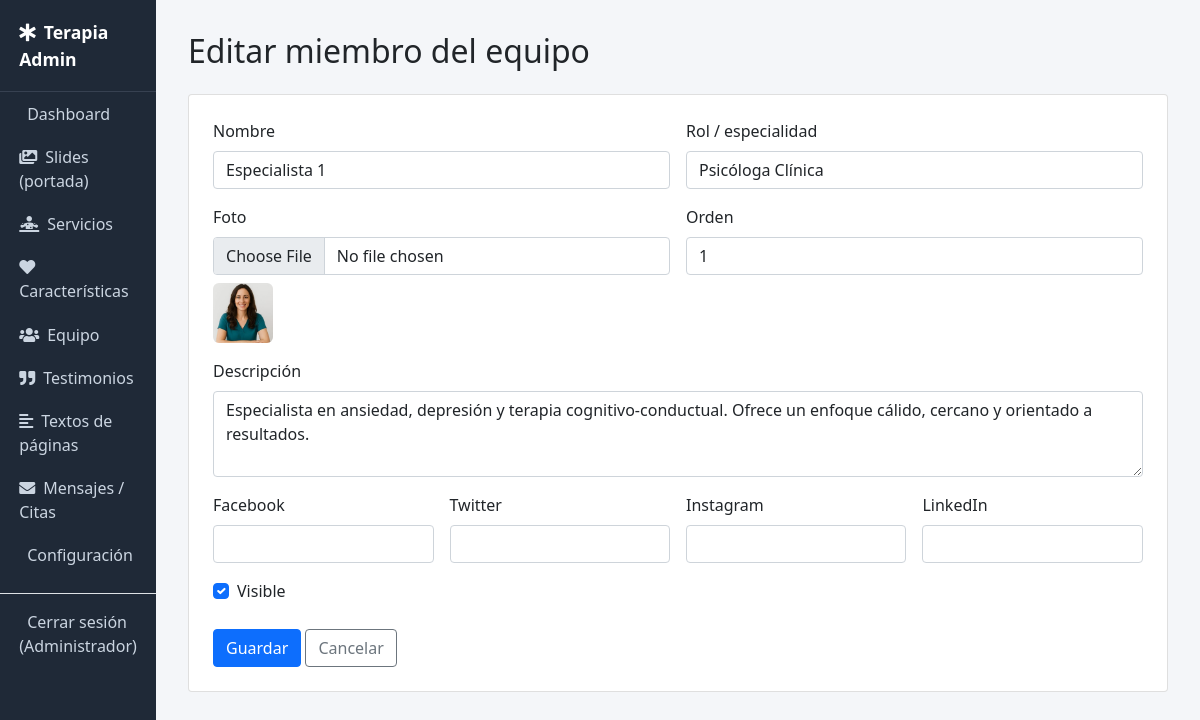
The page /admin/team/edit/1 (signed in) on the database its author committed.
### tables this page shows
CREATE TABLE `team_members` (
  `id` INT UNSIGNED AUTO_INCREMENT PRIMARY KEY,
  `name` VARCHAR(150) NOT NULL,
  `role` VARCHAR(150) NULL,
  `description` TEXT NULL,
  `image` VARCHAR(255) NULL,
  `facebook` VARCHAR(255) NULL,
  `twitter` VARCHAR(255) NULL,
  `instagram` VARCHAR(255) NULL,
  `linkedin` VARCHAR(255) NULL,
  `sort_order` INT DEFAULT 0,
  `status` TINYINT(1) DEFAULT 1
);

### app/core/Controller.php (called while the page is built, shortened)
<?php
abstract class Controller
{
    protected function adminView(string $view, array $data = []): void
    {
        extract($data);
        require VIEWS_PATH . '/admin/_header.php';
        require VIEWS_PATH . "/admin/{$view}.php";
        require VIEWS_PATH . '/admin/_footer.php';
    }
}

### app/controllers/Admin/TeamController.php (called while the page is built, shortened)
<?php
class AdminTeamController extends Controller
{
    public function edit(int $id): void
    {
        $model = new TeamMember();
        $item = $model->find($id);
        $this->adminView('team/form', ['item' => $item]);
    }
}

### index.php (called while the page is built, shortened)
<?php
require APP_PATH . '/helpers/functions.php';
$router = new Router();
$router->get('/', function () {
    (new HomeController())->index();
});
$router->get('/servicios', function () {
    (new ServiceController())->index();
});
$router->get('/servicio/{slug}', function (string $slug) {
    (new ServiceController())->show($slug);
});
$router->get('/sobre-nosotros', function () {
    (new PageController())->about();
});
$router->get('/equipo', function () {
    (new PageController())->team();
});
$router->get('/motivacion', function () {
    (new PageController())->testimonial();
});
$router->get('/caracteristicas', function () {
    (new PageController())->feature();
});
$router->get('/cita', function () {
    (new PageController())->appointment();
});
$router->post('/cita', function () {
    (new PageController())->storeAppointment();
});
$router->get('/contacto', function () {
    (new ContactController())->index();
});
$router->post('/contacto', function () {
    (new ContactController())->store();
});
$router->get('/admin/login', function () {
    (new AdminAuthController())->loginForm();
});
$router->post('/admin/login', function () {
    (new AdminAuthController())->login();
});
$router->get('/admin/logout', function () {
    (new AdminAuthController())->logout();
});
$router->get('/admin', function () {
    (new AdminDashboardController())->index();
});
$router->get('/admin/services', fn() => (new AdminServiceController())->index());
$router->get('/admin/services/create', fn() => (new AdminServiceController())->create());
$router->get('/admin/services/edit/{id}', fn($id) => (new AdminServiceController())->edit((int)$id));
$router->post('/admin/services/store', fn() => (new AdminServiceController())->store());
$router->get('/admin/services/delete/{id}', fn($id) => (new AdminServiceController())->delete((int)$id));
$router->get('/admin/slides', fn() => (new AdminSlideController())->index());
$router->get('/admin/slides/create', fn() => (new AdminSlideController())->create());
$router->get('/admin/slides/edit/{id}', fn($id) => (new AdminSlideController())->edit((int)$id));
$router->post('/admin/slides/store', fn() => (new AdminSlideController())->store());
$router->get('/admin/slides/delete/{id}', fn($id) => (new AdminSlideController())->delete((int)$id));
$router->get('/admin/features', fn() => (new AdminFeatureController())->index());
$router->get('/admin/features/create', fn() => (new AdminFeatureController())->create());
$router->get('/admin/features/edit/{id}', fn($id) => (new AdminFeatureController())->edit((int)$id));
$router->post('/admin/features/store', fn() => (new AdminFeatureController())->store());
$router->get('/admin/features/delete/{id}', fn($id) => (new AdminFeatureController())->delete((int)$id));
$router->get('/admin/team', fn() => (new AdminTeamController())->index());
$router->get('/admin/team/create', fn() => (new AdminTeamController())->create());
$router->get('/admin/team/edit/{id}', fn($id) => (new AdminTeamController())->edit((int)$id));
$router->post('/admin/team/store', fn() => (new AdminTeamController())->store());
$router->get('/admin/team/delete/{id}', fn($id) => (new AdminTeamController())->delete((int)$id));
$router->get('/admin/testimonials', fn() => (new AdminTestimonialController())->index());
$router->get('/admin/testimonials/create', fn() => (new AdminTestimonialController())->create());
$router->get('/admin/testimonials/edit/{id}', fn($id) => (new AdminTestimonialController())->edit((int)$id));
$router->post('/admin/testimonials/store', fn() => (new AdminTestimonialController())->store());
$router->get('/admin/testimonials/delete/{id}', fn($id) => (new AdminTestimonialController())->delete((int)$id));
$router->get('/admin/content-blocks', fn() => (new AdminContentBlockController())->index());
$router->get('/admin/content-blocks/edit/{key}', fn($key) => (new AdminContentBlockController())->edit($key));
$router->post('/admin/content-blocks/store', fn() => (new AdminContentBlockController())->store());
$router->get('/admin/settings', fn() => (new AdminSettingsController())->index());
$router->post('/admin/settings/store', fn() => (new AdminSettingsController())->store());
$router->get('/admin/messages', fn() => (new AdminMessageController())->index());
$router->get('/admin/messages/{id}', fn($id) => (new AdminMessageController())->show((int)$id));
$router->get('/admin/messages/delete/{id}', fn($id) => (new AdminMessageController())->delete((int)$id));
$router->dispatch();

### app/core/Database.php (called while the page is built)
<?php
class Database
{
    private static ?PDO $instance = null;
    public static function getInstance(): PDO
    {
        if (self::$instance === null) {
            $dsn = 'mysql:host=' . DB_HOST . ';dbname=' . DB_NAME . ';charset=' . DB_CHARSET;
            try {
                self::$instance = new PDO($dsn, DB_USER, DB_PASS, [
                    PDO::ATTR_ERRMODE            => PDO::ERRMODE_EXCEPTION,
                    PDO::ATTR_DEFAULT_FETCH_MODE => PDO::FETCH_ASSOC,
                    PDO::ATTR_EMULATE_PREPARES   => false,
                ]);
            } catch (PDOException $e) {
                if (APP_DEBUG) {
                    die('Error de conexión a la base de datos: ' . $e->getMessage());
                }
                die('No se pudo conectar a la base de datos.');
            }
        }
        return self::$instance;
    }
}

### app/core/Model.php (called while the page is built, shortened)
<?php
abstract class Model
{
    protected PDO $db;
    protected string $table;
    protected string $primaryKey = 'id';
    public function __construct()
    {
        $this->db = Database::getInstance();
    }
    public function find(int $id): ?array
    {
        $stmt = $this->db->prepare("SELECT * FROM {$this->table} WHERE {$this->primaryKey} = ? LIMIT 1");
        $stmt->execute([$id]);
        $row = $stmt->fetch();
        return $row ?: null;
    }
}

### app/helpers/functions.php (called while the page is built, shortened)
<?php
function e(?string $value): string
{
    return htmlspecialchars($value ?? '', ENT_QUOTES, 'UTF-8');
}
function base_url(string $path = ''): string
{
    return rtrim(BASE_URL, '/') . '/' . ltrim($path, '/');
}
function image_url(?string $filename, string $fallback = 'img/service-1.jpg'): string
{
    return UPLOADS_URL . '/' . ltrim($filename, '/');
}

### app/views/admin/team/form.php (the view, shortened to what this page needs)
<h2 class="mb-4"><?= $item ? 'Editar miembro del equipo' : 'Nuevo miembro del equipo' ?></h2>
<div class="card p-4">
    <form method="post" action="<?= base_url('/admin/team/store') ?>" enctype="multipart/form-data">
        <div class="row g-3">
            <div class="col-md-6">
                <label class="form-label">Nombre</label>
                <input type="text" name="name" class="form-control" required value="<?= e($item['name'] ?? '') ?>">
            </div>
            <div class="col-md-6">
                <label class="form-label">Rol / especialidad</label>
                <input type="text" name="role" class="form-control" value="<?= e($item['role'] ?? '') ?>">
            </div>
            <div class="col-md-6">
                <label class="form-label">Foto</label>
                <input type="file" name="image" class="form-control">
                <?php if (!empty($item['image'])): ?><img src="<?= image_url($item['image']) ?>" class="thumb mt-2"><?php endif; ?>
            </div>
            <div class="col-md-6">
                <label class="form-label">Orden</label>
                <input type="number" name="sort_order" class="form-control" value="<?= (int)($item['sort_order'] ?? 0) ?>">
            </div>
            <div class="col-12">
                <label class="form-label">Descripción</label>
                <textarea name="description" class="form-control" rows="3"><?= e($item['description'] ?? '') ?></textarea>
            </div>
            <div class="col-md-3">
                <label class="form-label">Facebook</label>
                <input type="text" name="facebook" class="form-control" value="<?= e($item['facebook'] ?? '') ?>">
            </div>
            <div class="col-md-3">
                <label class="form-label">Twitter</label>
                <input type="text" name="twitter" class="form-control" value="<?= e($item['twitter'] ?? '') ?>">
            </div>
            <div class="col-md-3">
                <label class="form-label">Instagram</label>
                <input type="text" name="instagram" class="form-control" value="<?= e($item['instagram'] ?? '') ?>">
            </div>
            <div class="col-md-3">
                <label class="form-label">LinkedIn</label>
                <input type="text" name="linkedin" class="form-control" value="<?= e($item['linkedin'] ?? '') ?>">
            </div>
            <div class="col-md-4 d-flex align-items-end">
                <div class="form-check">
                    <input type="checkbox" name="status" class="form-check-input" id="status" <?= (!$item || $item['status']) ? 'checked' : '' ?>>
                    <label class="form-check-label" for="status">Visible</label>
                </div>
            </div>
        </div>
        <div class="mt-4">
            <button type="submit" class="btn btn-primary">Guardar</button>
            <a href="<?= base_url('/admin/team') ?>" class="btn btn-outline-secondary">Cancelar</a>
        </div>
    </form>
</div>

### app/core/Router.php (shortened to what this page needs)
<?php
class Router
{
    private array $routes = ['GET' => [], 'POST' => []];
    public function get(string $path, callable $handler): void
    {
        $this->routes['GET'][$path] = $handler;
    }
    public function post(string $path, callable $handler): void
    {
        $this->routes['POST'][$path] = $handler;
    }
    public function dispatch(): void
    {
        $method = $_SERVER['REQUEST_METHOD'] === 'POST' ? 'POST' : 'GET';
        $uri = parse_url($_SERVER['REQUEST_URI'] ?? '/', PHP_URL_PATH);
        if (BASE_URL !== '' && strpos($uri, BASE_URL) === 0) {
            $uri = substr($uri, strlen(BASE_URL));
        }
        $uri = '/' . trim($uri, '/');
        foreach ($this->routes[$method] as $pattern => $handler) {
            if (strpos($pattern, '{') === false) {
                continue;
            }
            $regex = '#^' . preg_replace('/\{[a-zA-Z_]+\}/', '([^/]+)', $pattern) . '$#';
            if (preg_match($regex, $uri, $matches)) {
                array_shift($matches);
                call_user_func_array($handler, $matches);
                return;
            }
        }
    }
}

### app/views/admin/_header.php (style rules this page uses)
body { background: #f4f6f9; }
.thumb { width: 60px; height: 60px; object-fit: cover; border-radius: 6px; }

### rows shown on the page
team_members: name "Especialista 1", role "Psicóloga Clínica", image (picture), sort_order "1", description "Especialista en ansiedad, depresión y terapia cognitivo-conductual. Ofrece un enfoque cálido, cercano y orientado a resultados.", status "☑"

### other values the page prints
$settings['site_name'] "Terapia"
